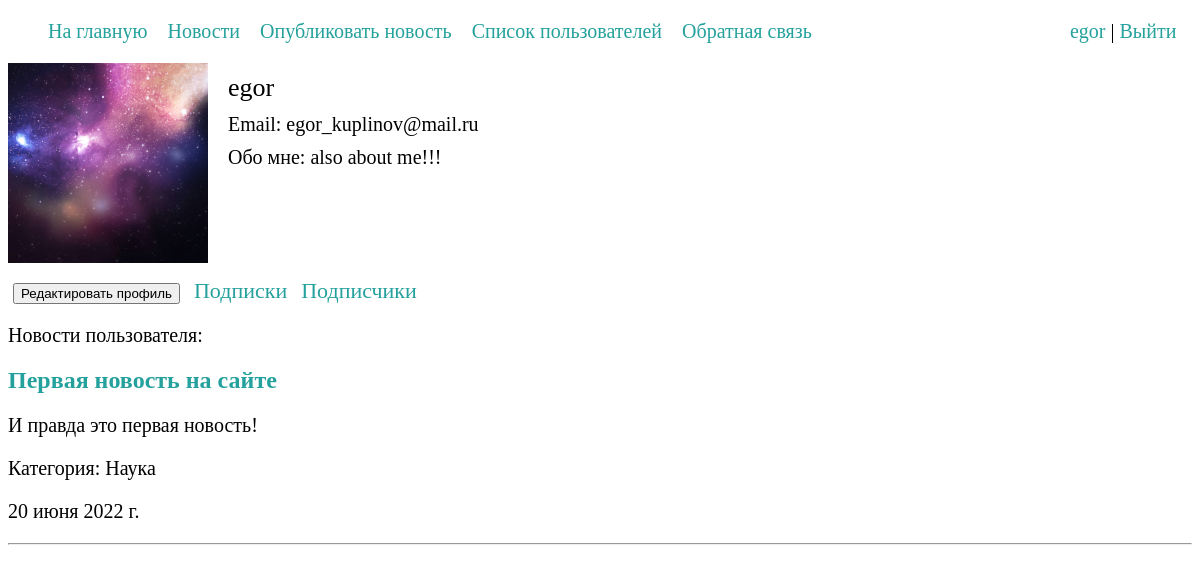
The app's page /account/2/ (signed in), older data.
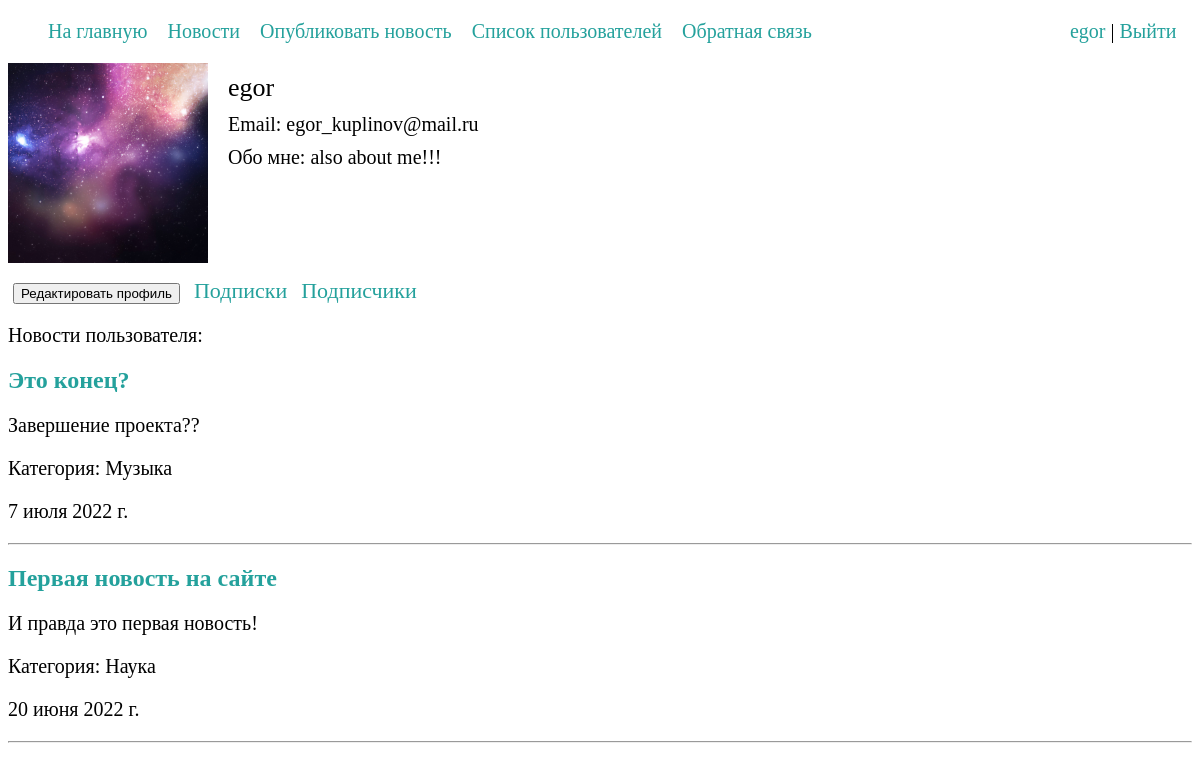
The same page, newer data.
### news/models.py (models this page shows, shortened)
class News(models.Model):
    title = models.CharField(max_length=255, verbose_name='Заголовок')
    content = models.TextField(blank=False, verbose_name='Текст новости')
    time_created = models.DateTimeField(auto_now_add=True)
    cat = models.ForeignKey('Category', on_delete=models.CASCADE, null=True, verbose_name='Категория')
    author = models.ForeignKey(User, on_delete=models.CASCADE, null=True, verbose_name='Автор')
    def get_absolute_url(self):
        return reverse('newsById', kwargs={'news_id': self.pk})
    class Meta:
        verbose_name = 'Новости'
        verbose_name_plural = 'Новости'
        ordering = ['-time_created', 'title']

class Category(models.Model):
    name = models.CharField(max_length=100, db_index=True, verbose_name='Категория')
    slug = models.SlugField(max_length=255, db_index=True, unique=True, verbose_name='URL')
    def __str__(self):
        return self.name
    class Meta:
        verbose_name = 'Категории'
        verbose_name_plural = 'Категории'
        ordering = ['id']

### account/views.py (the view)
# urls.py: path('<int:profile_id>/', ShowProfile.as_view(), name='profile'),
class ShowProfile(LoginRequiredMixin, DataMixin, DetailView):
    model = Profile
    template_name = 'account/profile.html'
    pk_url_kwarg = 'profile_id'
    context_object_name = 'profile'
    def get_context_data(self, *, object_list=None, **kwargs):
        context = super().get_context_data(**kwargs)
        us_id = Profile.objects.get(id=self.kwargs['profile_id']).user_id
        context['news'] = News.objects.filter(author_id=us_id)
        f1 = UserFollowing.objects.filter(following_user_id=self.request.user.id, user_id=us_id)
        if f1:
            context['is_flw'] = True
        else:
            context['is_flw'] = False
        mix_def = self.get_user_context(
            title="Профиль пользователя " + User.objects.select_related('profile').get(id=us_id).username)
        return dict(list(context.items()) + list(mix_def.items()))
    def get_queryset(self):
        return Profile.objects.filter(id=self.kwargs['profile_id']).select_related('user')

### account/utils.py (called while the page is built)
    def get_user_context(self, **kwargs):
        context = kwargs
        cats = Category.objects.all()
        context['menu'] = menu
        context['cats'] = cats
        return context

### account/templates/account/profile.html (shortened to what this page needs)
{% extends 'news/base.html' %}
{% load static %}
{% block content %}
    <div class="profileCard">
        <img src="{{ profile.profile_pic.url }}" class="avatar" alt="avatar">
        <div class="about">
            <p class="username">{{ profile.user.username }}</p>
            <p>Email: {{ profile.user.email }}</p>
            <p class="aboutUser">Обо мне: {{ profile.about }}</p>
        </div>
    </div>
{% if profile.id == request.user.profile.id %}
    <button  class="editProfile" onclick="window.location.href = '{% url 'editProfile' %}';">Редактировать профиль</button>
{% endif %}
<a href="{% url 'subs' %}?usid={{profile.user.id}}" class="subs">Подписки</a>
<a href="{% url 'followers' %}?usid={{profile.user.id}}" class="subs">Подписчики</a>
<div class="userNews">
    <p>Новости пользователя:</p>
    {% for n in news %}
        <h2><a href="{{ n.get_absolute_url }}">{{n.title}}</a></h2>
        <p>{{n.content}}</p>
        <p>Категория: {{n.cat}}</p>
        <P>{{n.time_created|date:""}}</P>
    <hr>
    {% endfor %}
</div>
{% endblock %}

### news/templates/news/base.html (shortened to what this page needs)
{% load static %}
<!DOCTYPE html>
<html lang="en">
<head>
    <link rel='stylesheet' type='text/css' href="{% static 'news/css/styles.css' %}" />
</head>
<body>
{% block mainmenu %}
<ul class="head">
    {% for m in menu %}
    <li><a href="{% url m.url_name %}">{{m.title}}</a></li>
    {% endfor %}
    {% if request.user.is_authenticated %}
            <li class="headLogin"><a href="{% url 'profile' profile_id=user.profile.id %}">{{ user.username }}</a> | <a href="{% url 'logout' %}">Выйти</a></li>
    {% else %}
        <li class="headLogin"><a href="{% url 'register' %}">Регистрация</a> | <a href="{% url 'login' %}">Вход</a></li>
    {% endif %}
</ul>
{% endblock mainmenu %}
{% block content %}
{% endblock %}
</body>
</html>

Row changes from the older to the newer data that the page shows:
added News: title "Это конец?", content "Завершение проекта??", cat "Музыка", time_created "7 июля 2022 г."
